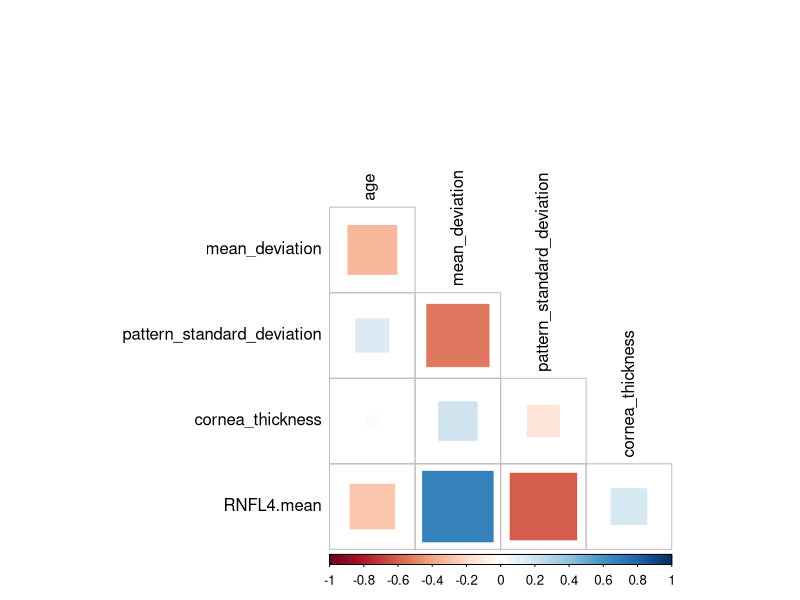
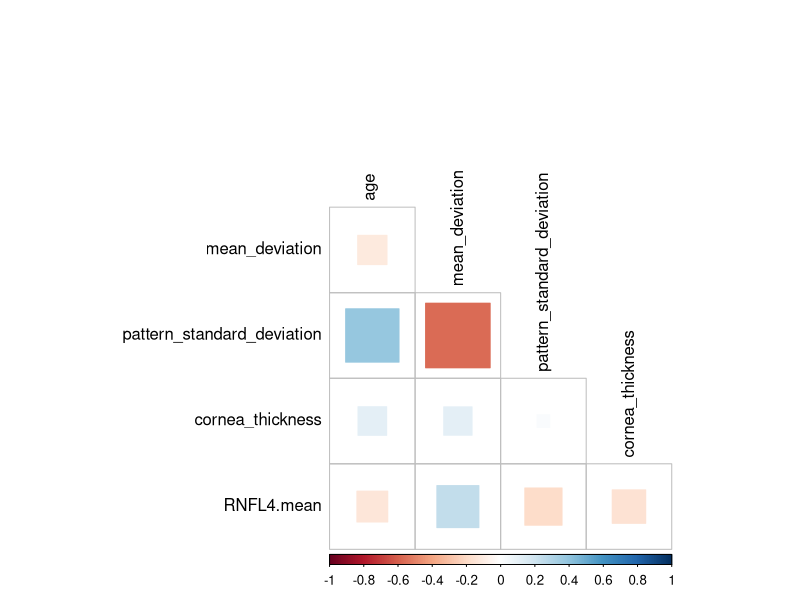
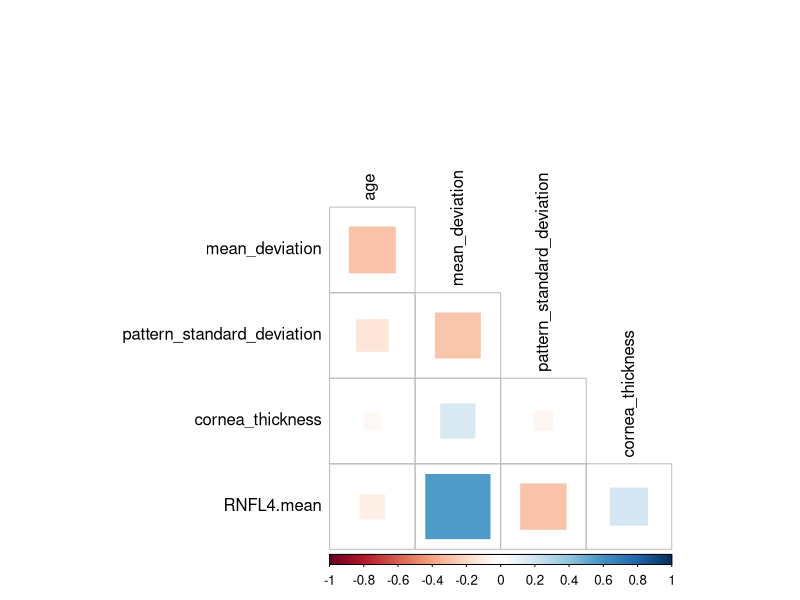

Recreate these plots in R, in order.
## ---- chunk 1
library(tidyverse)
#I found the library below containing convenient functions to both calculate and plot correlations
library(corrplot)
library(knitr)
## ---- chunk 2


df <- read.csv(file = 'data/ds_whole.csv')
df_cont <- df[, c(3,5,6,8,9)]


df_cont_corr <- cor(df_cont) %>%
  as.table()

knitr::kable(df_cont_corr)

## ---- chunk 3
corrplot(df_cont_corr, 
         method = "square", 
         type = "lower", 
         diag = FALSE, 
         tl.pos = "ld", 
         tl.col = "black")
## ---- chunk 4
df_healthy_cont <- df[which(df$glaucoma == 0), c(3,5,6,8,9)]
df_healthy_cont_corr <- cor(df_healthy_cont) %>% as.table()

kable(df_healthy_cont_corr)


## ---- chunk 5
corrplot(df_healthy_cont_corr, 
         method = "square", 
         type = "lower", 
         diag = FALSE, 
         tl.pos = "ld", 
         tl.col = "black")
## ---- chunk 6
df_disease_cont <- df[which(df$glaucoma == 1), c(3,5,6,8,9)]
df_disease_cont_corr <- cor(df_disease_cont) %>% as.table()

kable(df_disease_cont_corr)

## ---- chunk 7
corrplot(df_disease_cont_corr, 
         method = "square", 
         type = "lower", 
         diag = FALSE, 
         tl.pos = "ld", 
         tl.col = "black")
